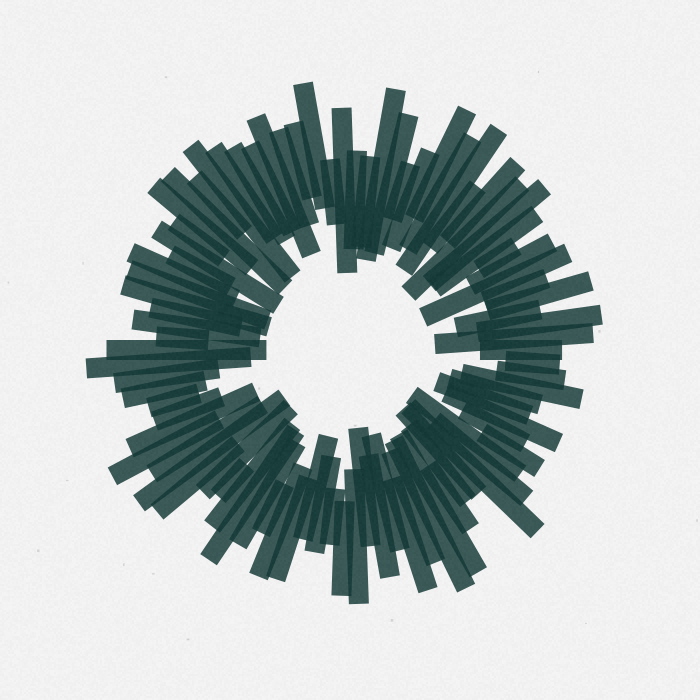
Frame 1 (no input)
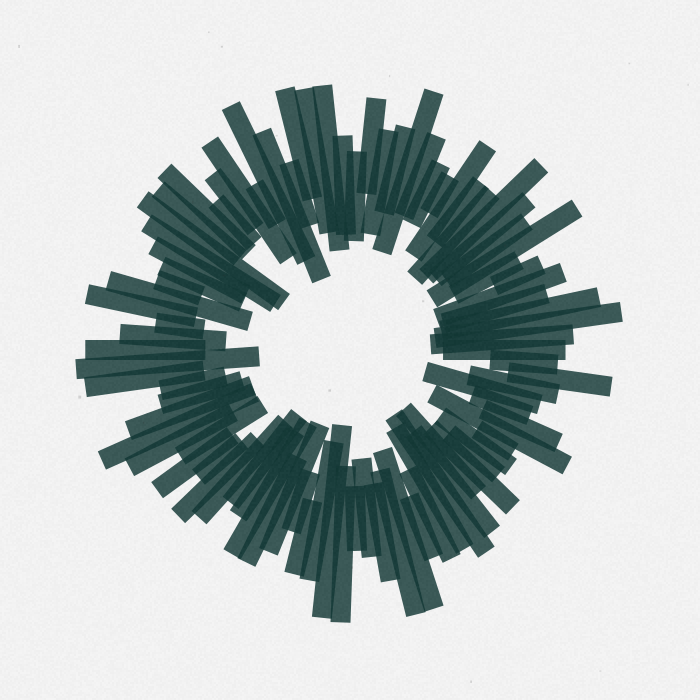
Frame 2 (the mouse pressed at the canvas centre, redrawn once)

The Processing sketch that drew these frames (run headless with seeded random() and noise(); the mouse was pressed at the canvas centre and the sketch redrawn once):

// Processing sketch: processing_169823
// ── processing_169823.pde

/////////////////////////// //<>//
//                       //
//   -~=Manoylov AC=~-   //
//                       //
///////////////////////////
//
// Based on:
// http://thedotisblack.tumblr.com/image/101569357665
//
// Controls:
// LeftMouseClick   - redraw with new xPos and yPos
//
/////////////////////////////////////////////////

color clr [] = {#0D3633, #19414D, #B2323D};

void setup() {
  size(700, 700);
  noStroke();
  noLoop();
}

void draw() {  
  background(255);
  pushMatrix();
  translate(width/2, height/2);
  fill(clr[0], 210);
  drawRectWheel(150, 550, 20, 90, 85, 85);  

  popMatrix();
  
  paper(20);
}

void drawRectWheel(float inDiam, float outDiam, float rectWidth, int countOfRect, float inDiamRndmz, float outDiamRndmz) {
  inDiam /= 2;
  outDiam /= 2;
  float angle = 0;
  float xx, yy;
  float wdthBuf = outDiam - inDiam;
  float step = radians(360./countOfRect);
 
  while (angle < TWO_PI) {      
    xx = cos(angle) * inDiam;
    yy = sin(angle) * inDiam;
    pushMatrix();
    translate(xx, yy);
    rotate(angle);
    angle+=step;
    float inDiamRndm  = random(0, inDiamRndmz);
    float outDiamRndm = random(-outDiamRndmz, 0);

    if (outDiamRndmz == 0) {
      rect(inDiamRndm, -rectWidth/2., wdthBuf - inDiamRndm, rectWidth);
    } else {
      rect(inDiamRndm, -rectWidth/2., wdthBuf + outDiamRndm - inDiamRndm, rectWidth);
    }
    popMatrix();
  }
}

void mousePressed() {
  redraw();
}

void paper(int in_val) {
  noStroke();
  for (int i = 0; i<width-1; i+=2) {
    for (int j = 0; j<height-1; j+=2) {
      fill(random(85-35, 85+35), in_val);
      rect(i, j, 2, 2);
    }
  }
  for (int i = 0; i<20; i++) {
    fill(random(40, 60), random(in_val*2, in_val*2.5));
    rect(random(0, width), random(0, height), random(1, 3), random(1, 3));
  }
}
